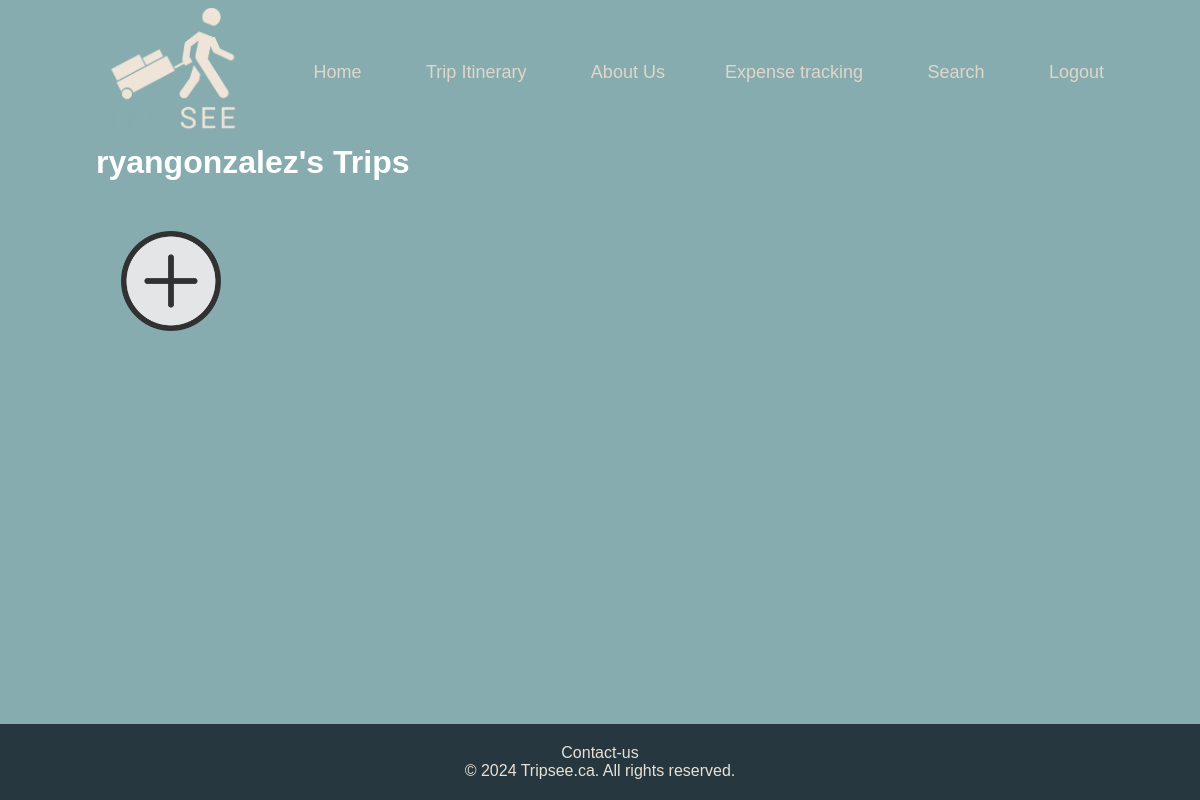
Page /itinerary/itinerary_list (signed in) on the earlier database version.
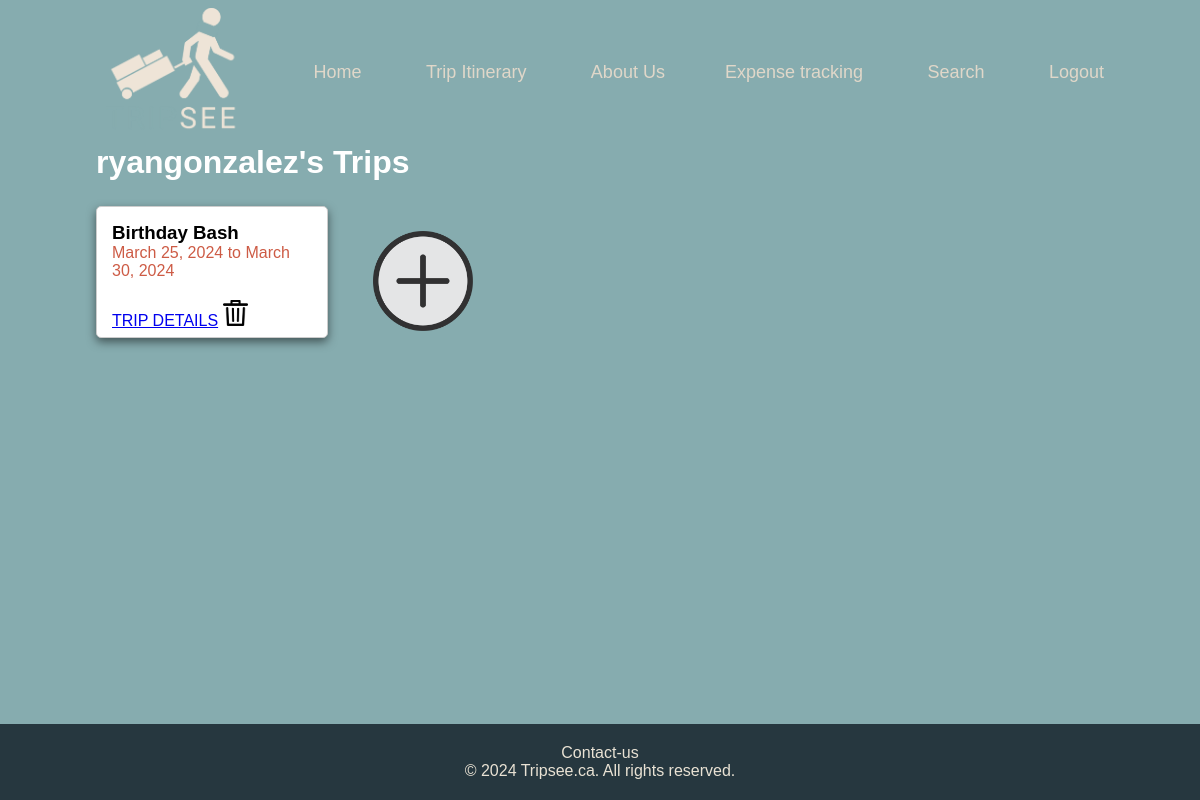
Same page on the later database version.
### travel_app/models.py (models this page shows, shortened)
class Trip(models.Model):
    user = models.ForeignKey(User, on_delete=models.CASCADE)
    name = models.CharField(max_length=200)
    location = models.CharField(max_length=100)
    start_date = models.DateField()
    end_date = models.DateField()

### travel_app/views.py (the view)
# urls.py: path('itinerary/itinerary_list', views.itinerary_list, name="itinerary_list"),
@login_required(login_url='login')
def itinerary_list(request):
    trips = Trip.objects.filter(user=request.user)
    return render(request, 'itinerary/itinerary_list.html', {'trips': trips})

### travel_app/templates/itinerary/itinerary_list.html (shortened to what this page needs)
{% extends 'head-foot.html' %}
{% block content %}
{% load static %}
    <link rel="stylesheet" href="{% static 'itinerary.css' %}">
    <h1>{{ request.user }}'s Trips</h1>
    <div class="trip-container">
        <ul>
            {% for trip in trips %}
                <div class="trip">
                    <div class="trip-info">
                        <h3> {{ trip.name }} </h3>
                        <p class="trip-duration"> {{ trip.start_date }} to {{ trip.end_date }}</p>
                    </div>
                    <a href="{% url 'trip_details' trip.id %}">TRIP DETAILS</a>
                    <a href="{% url 'delete_trip' trip.id %}">
                        <img src="{% static 'images/delete-icon.png' %}" alt="Delete Trip">
                    </a>
                </div>
            {% endfor %}
        </ul>
        <a href="{% url 'create_trip' %}">
            <img class="create-new-trip" src="{% static 'images/add-icon.png' %}" alt="Create New Trip">
        </a>
    </div>
{% endblock %}

### travel_app/templates/head-foot.html (shortened to what this page needs)
{% load static %}
<html lang="en">
<head>
    <link rel="stylesheet" href="{% static 'header-footer.css' %}" />
</head>
<body>
<header>
     <div class="container">
         <div class = "navbar">
             <img src = "/static/images/website-logo.png" class = "logo">
         <nav>
             <ul>
                 <li><a href="{% url 'index' %}">Home</a></li>
                 <li><a href="{% url 'itinerary_list' %}">Trip Itinerary</a></li>
                 <li><a href="{% url 'aboutus' %}">About Us</a>
                 <li><a href="#">Expense tracking</a></li>
                 <li><a href="{% url 'search_location' %}">Search</a></li>
                 {% if user.is_authenticated %}
                    <li><a href="{% url 'logout' %}">Logout </a></li>
                    {% else %}
                    <li><a href="{% url 'logout' %}">Login </a></li>
                    {% endif %}
             </ul>
         </nav>
        </div>
    </div>
</header>
{% block content %}
{% endblock %}
<div class="foot-container">
    <footer>
        <p><a href="{% url 'contact-us' %}">Contact-us</a></p>
        <p>&copy; 2024 Tripsee.ca. All rights reserved.</p>
    </footer>
</div>
</body>
</html>

### travel_app/static/header-footer.css (style rules this page uses)
* { font-family: "Roboto-bold", sans-serif; margin: 0; padding:0; }
.navbar { height: 18%; display: flex; align-items: center; }
.logo { width: 150px; cursor: pointer; }
nav { flex: 1; text-align: right; }
nav ul li { list-style: none; display: inline-block; margin-left: 60px; }
nav ul li a { text-decoration: none; color: #e0d7c9; font-size: 18px; transition: 0.3s ease; }
footer { background-color: #26373f; color: #e9e2d4; padding-top: 20px; padding-bottom: 20px; text-align: center; position: fixed; left: 0; bottom: 0; width: 100%; }
footer a { color: #e9e2d4; text-decoration: none; }
.foot-container { padding-top: 100px; }

### travel_app/static/itinerary.css (style rules this page uses)
html { box-sizing: border-box; font-family: "Roboto-bold", sans-serif; padding-left: 8%; padding-right: 8%; }
h1 { font-family: "Roboto-bold", sans-serif; margin-bottom: 25px; color: white; }
.trip-duration { color: #cd5b45; }
img { width: 25px; }
body { background: #86ACAF; }
.trip-container { display: flex; flex-wrap: wrap; justify-content: flex-start; }
.trip { display: inline-block; background: white; width: 200px; height: 100px; border: 1px solid #CCC; padding: 15px; margin-right: 20px; border-radius: 5px; box-shadow: 0px 4px 10px rgba(0, 0, 0, 0.5); }
.trip-info { margin-bottom: 20px; }
.create-new-trip { width: 100px; height: 100px; margin: 25px; }

Differences in the rows shown:
added Trip: name "Birthday Bash", start_date "March 25, 2024", end_date "March 30, 2024"
